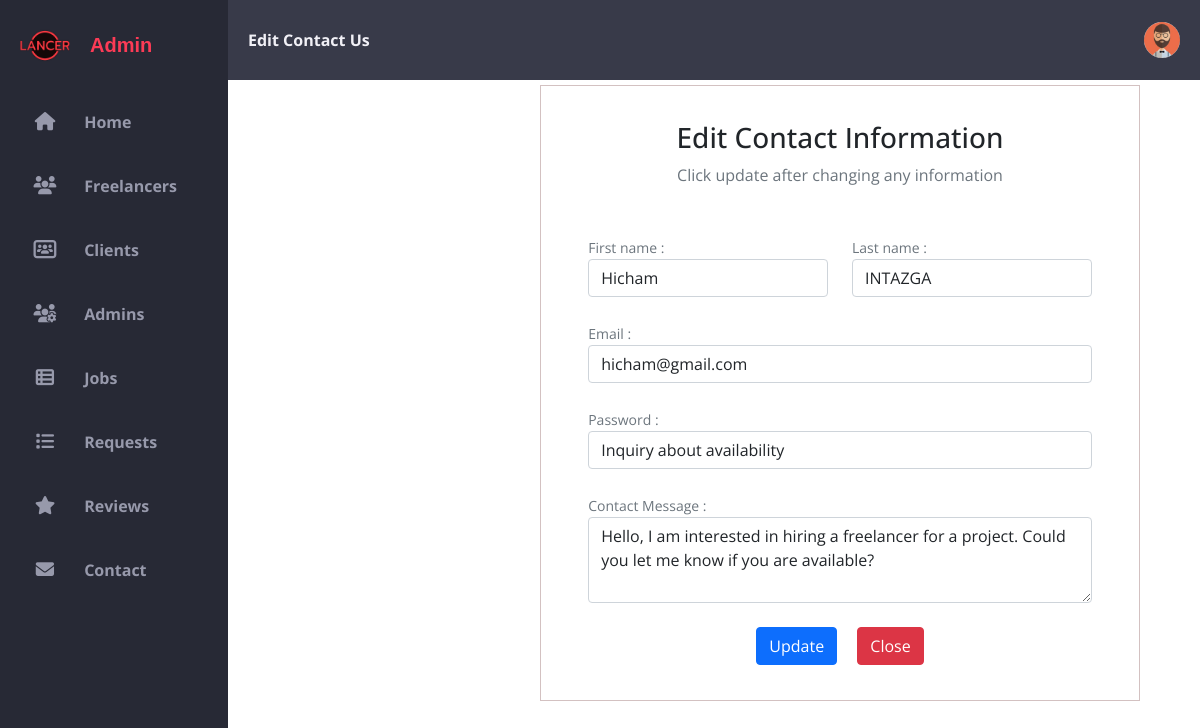
The page /admin/edit-contact.php?idad=30 on the database its author committed.
### tables this page shows
CREATE TABLE `contact_us` (
  `id_contact` int(11) NOT NULL,
  `idsend` int(11) NOT NULL,
  `first_name_contact` varchar(255) NOT NULL,
  `last_name_contact` varchar(255) NOT NULL,
  `email_contact` varchar(255) NOT NULL,
  `subject_contact` varchar(255) NOT NULL,
  `message_contact` varchar(255) NOT NULL
);

### admin/edit-contact.php (the view, shortened to what this page needs)
<?php
    @include '../login/config.php';
    $id = $_GET['idad'];
    $id_admin = $_SESSION['admin_id'];
    $sql="SELECT * FROM admin WHERE id_admin = '$id_admin'  ";
    $req = mysqli_query($conn , $sql) ;
    $num_ligne = mysqli_fetch_assoc($req);
?>
<!DOCTYPE html>
<html lang="en">
  <head>
    <link rel="stylesheet" href="CSS/style.css" />
    <link rel="stylesheet" href="https://cdnjs.cloudflare.com/ajax/libs/font-awesome/6.1.2/css/all.min.css">
    <link href="https://cdn.jsdelivr.net/npm/bootstrap@5.1.3/dist/css/bootstrap.min.css" rel="stylesheet">
</head>
<body>
    <div class="grid-container">
        <section>
            <nav>
                <a href="contact-us.php" class="name_page">Edit Contact Us</a>
                <div class="profile">
                    <?php
                            if($num_ligne['statut']==0)  {
                                echo '<img class="profile-pic" src="photoadmin/default.jpg">' ;
                            }
                            else{
                                $ex=$num_ligne['exentation'];
                                $namf=$id_admin.'.'.$ex;
                                echo ' <img class="profile-pic" src="photoadmin/'.$namf.'">';
                            }
                    ?>
                </div>
            </nav>
        </section>
        <aside id="sidebar">
            <div class="sidebar-title">
                <div class="sidebar-brand">
                    <img src="img/logo.png" class="logo-title">
                    <span class="material-icons-outlined">Admin</span>
                </div>
            </div>
            <ul class="sidebar-list">
                <li>
                    <a href="home.php">
                        <i class="fa-solid fa-house"></i>
                        <span class="material-icons-outlined">Home</span>
                    </a>
                </li>
                <li>
                    <a href="freelancers.php">
                        <i class="fas fa-users"></i>
                        <span class="material-icons-outlined">Freelancers</span>
                    </a>
                </li>
                <li>
                    <a href="clients.php">
                        <i class="fas fa-light fa-users-rectangle"></i>
                        <span class="material-icons-outlined">Clients</span>
                    </a>
                </li>
                <li>
                    <a href="admins.php">
                        <i class="fa-solid fa-users-gear"></i>
                        <span class="material-icons-outlined">Admins</span>
                    </a>
                </li>
                <li>
                    <a href="jobs.php">
                        <i class="fa-solid fa-table-list"></i>
                        <span class="material-icons-outlined">Jobs</span>
                    </a>
                </li>
                <li>
                    <a href="requests.php">
                        <i class="fa-solid fa-list"></i>
                        <span class="material-icons-outlined">Requests</span>
                    </a>
                </li>
                <li>
                    <a href="reviews.php">
                        <i class="fa-solid fa-star"></i>
                        <span class="material-icons-outlined">Reviews</span>
                    </a>
                </li>
                <li>
                    <a href="contact-us.php">
                        <i class="fas fa-envelope"></i>
                        <span class="material-icons-outlined">Contact</span>
                    </a>
                </li>
            </ul>
        </aside>
        <div class="container" style="border: 1px solid rgb(211, 193, 193); padding: 2.2rem; margin: 85px 280px; max-width: 600px;">
            <div class="text-center mb-4 fs-6">
                <h3>Edit Contact Information</h3>
                <p class="text-muted">Click update after changing any information</p>
            </div>
            <?php
                $sql = "SELECT * from contact_us where id_contact = $id LIMIT 1";
                $result = mysqli_query($conn, $sql);
                $row = mysqli_fetch_assoc($result);
            ?>
            <div class="container d-flex justify-content-center">
                <form method="post" style="width: 50vw;">
                    <div class="row mt-4">
                        <div class="col">
                            <small class="text-muted mt-2">First name :</small>
                            <input name="first_name_contact" type="text" class="form-control" value = "<?php  echo $row['first_name_contact'] ?>">
                        </div>
                        <div class="col">
                            <small class="text-muted mt-3">Last name :</small>
                            <input name="last_name_contact" type="text" class="form-control" value = "<?php  echo $row['last_name_contact'] ?>">
                        </div>
                    </div>
                    <div class="mt-4">
                        <small class="text-muted mt-2">Email :</small>
                        <input name="email_contact" type="email" class="form-control" value = "<?php  echo $row['email_contact'] ?>">
                    </div>
                    <div class="mt-4">
                        <small class="text-muted mt-2">Password :</small>
                        <input name="subject_contact" type="text" class="form-control" value = "<?php  echo $row['subject_contact'] ?>">
                    </div>
                    <div class="form-group mt-4">
                        <small class="text-muted mt-2">Contact Message :</small>
                        <textarea class="form-control" rows="3" name="message_contact"><?php  echo $row['message_contact'] ?></textarea>
                    </div>
                    <div class="text-center mt-4">
                        <button type="submit" class="btn btn-primary mx-2" name="submit">Update</button>
                        <button type="button" class="btn btn-danger mx-2" onclick="window.location.href='contact-us.php'">Close</button>
                    </div>
                </form>
            </div>
        </div>
    </div>
</body>
</html>

### admin/CSS/style.css (style rules this page uses)
* { font-family: 'Open Sans', sans-serif; margin: 0; padding: 0; box-sizing: border-box; }
:root { --grey: #F1F0F6; --dark-grey: #8D8D8D; --light: #fff; --dark: #000; --green: #81D43A; --light-green: #E3FFCB; --blue: #1775F1; --light-blue: #D0E4FF; --dark-blue: #0C5FCD; --red: #FC3B56; --primary-color: #272935; }
body { margin: 0; padding: 0; box-sizing: border-box; background-color: white; color: #666666; font-family: "Montserrat", sans-serif; overflow-x: hidden; }
a { text-decoration: none; }
li { list-style: none; }
section { padding: 4.7rem; margin: 1px -60px; max-width: 1200px; }
.grid-container { width: 100%; display: grid; grid-template-columns: 260px 1fr 1fr 1fr; grid-template-rows: 0.2fr 3fr; grid-template-areas: "sidebar header header header" "sidebar main main main"; height: 100vh; }
nav { background: #383a49; height: 10%; width: 81%; padding: 0 20px; display: flex; align-items: center; grid-gap: 28px; position: fixed; top: 0; right: 0; z-index: 999; justify-content: space-between; }
nav .name_page { text-decoration: none; font-weight: bolder; margin-right: 100px; color: var(--grey); }
nav .profile { position: relative; margin-left: auto; }
nav .profile img { width: 36px; height: 36px; border-radius: 50%; object-fit: cover; cursor: pointer; }
#sidebar { grid-area: sidebar; height: 100%; width: 19%; background-color: #272935; color: #9799ab; overflow-y: auto; transition: all 0.5s; -webkit-transition: all 0.5s; position: fixed; }
.sidebar-title { display: flex; justify-content: space-between; align-items: center; padding: 20px; margin-bottom: 25px; }
.sidebar-brand img { height: 50px; margin-right: 10px; }
.sidebar-brand span { margin-left: 10px; font-weight: bold; font-family: 'Franklin Gothic Medium', 'Arial Narrow', Arial, sans-serif; color: var(--red); font-size: 20px; }
.sidebar-brand { display: flex; align-items: center; font-size: 20px; font-weight: 700; }
.sidebar-list { padding: 0; margin-top: -25px; list-style-type: none; }
.sidebar-list li { padding: 20px 20px 20px 20px; }
.sidebar-list li a { text-decoration: none; color: #9799ab; display: block; }
.sidebar-list li a i { position: relative; width: 50px; font-size: 18.3px; text-align: center; }
.sidebar-list li a span { color: #9799ab; position: relative; margin-left: 10px; font-weight: bold; }

### rows shown on the page
contact_us: first_name_contact "Hicham", last_name_contact "INTAZGA", email_contact "hicham@gmail.com", subject_contact "Inquiry about availability", message_contact "Hello, I am interested in hiring a freelancer for a project. Could you let me know if you are available?"
